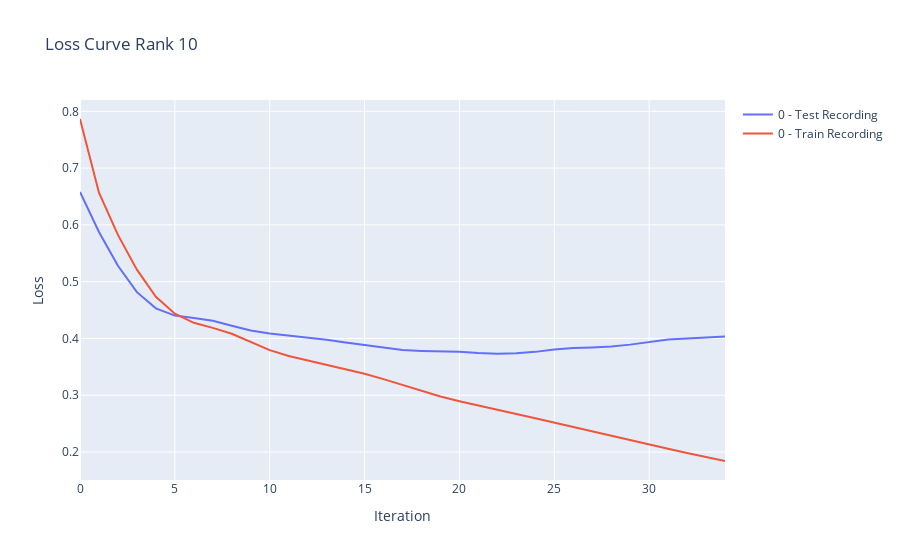

Notebook cell for this chart:
### Code cell
train_loss = np.array(train_loss)
test_loss = np.array(test_loss)

fig = go.Figure()
for recording in range(TOTAL_RECORDINGS):
    fig.add_trace(go.Scatter(y=test_loss[:, recording], name=f'{recording} - Test Recording'))
    fig.add_trace(go.Scatter(y=train_loss[:, recording], name=f'{recording} - Train Recording'))
fig.update_layout(title=f'Loss Curve Rank {RANK}', xaxis_title='Iteration', yaxis_title='Loss')
fig.show()

test_loss_neural_network = test_loss[-1]

### Figure 1 — Plotly figure (JSON) as saved in the notebook; plotly's stock layout.template omitted (floating-point values rounded to 4 significant figures)
{"data": [{"name": "0 - Test Recording", "type": "scatter", "y": [0.6578, 0.5875, 0.5281, 0.4815, 0.453, 0.4402, 0.436, 0.4311, 0.4224, 0.4138, 0.4087, 0.4054, 0.4018, 0.3975, 0.393, 0.3881, 0.3832, 0.3795, 0.378, 0.3777, 0.3765, 0.3744, 0.3731, 0.3737, 0.3764, 0.3805, 0.3833, 0.3842, 0.3858, 0.3891, 0.3937, 0.398, 0.3999, 0.401, 0.4034]}, {"name": "0 - Train Recording", "type": "scatter", "y": [0.7864, 0.6565, 0.5824, 0.5211, 0.4735, 0.4436, 0.4276, 0.4186, 0.4082, 0.3936, 0.3795, 0.3692, 0.3613, 0.3538, 0.346, 0.3377, 0.3284, 0.3178, 0.307, 0.2976, 0.2895, 0.2816, 0.2739, 0.2668, 0.2595, 0.2517, 0.2441, 0.2365, 0.2284, 0.2209, 0.2133, 0.2056, 0.1984, 0.191, 0.1842]}], "layout": {"title": {"text": "Loss Curve Rank 10"}, "xaxis": {"title": {"text": "Iteration"}}, "yaxis": {"title": {"text": "Loss"}}}}
